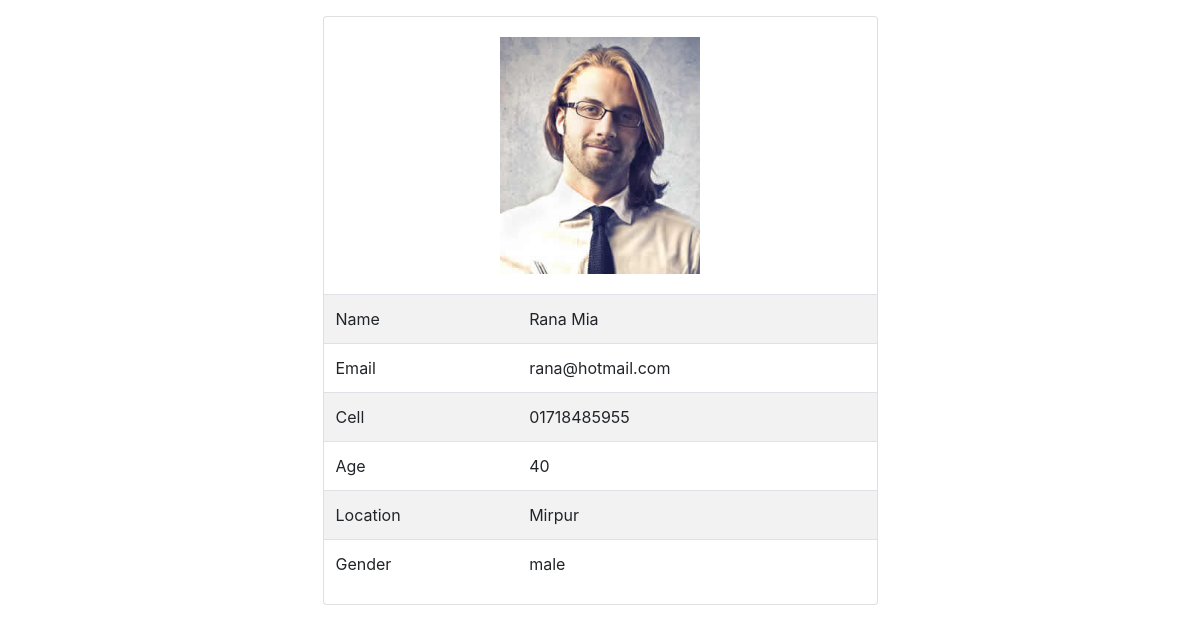
The app's page /single_data.php?id=19 with its own data.
### tables this page shows
CREATE TABLE `students` (
  `id` int(10) NOT NULL,
  `name` varchar(50) NOT NULL,
  `email` varchar(20) DEFAULT NULL,
  `cell` varchar(20) NOT NULL,
  `age` int(2) NOT NULL,
  `location` varchar(10) NOT NULL,
  `gender` varchar(6) NOT NULL,
  `photo` varchar(100) NOT NULL,
  `status` varchar(10) NOT NULL
);

### single_data.php (the view, shortened to what this page needs)
<?php include_once "db.php"; ?>
<!DOCTYPE html>
<html lang="en">
<head>
    <link rel="stylesheet" href="css/bootstrap.min.css">
    <link rel="stylesheet" href="css/style.css">
</head>
<body>
       <?php
         if(isset($_GET['id'])){
             $id = $_GET['id'];
         }
          $sql = "SELECT * FROM students WHERE id = '$id'";
        $data = $connection -> query($sql);
      $single_student =  $data -> fetch_assoc();
    ?>
     <div class="container">
         <div class="log w-50 mx-auto mt-3 ">
             <div class="card">
               <img style="width:200px; margin:20px auto; display:block;" src="students/<?php echo $single_student['photo']?>" alt="">
                <table class="table table-striped">
                    <tr>
                        <td>Name</td>
                        <td><?php echo $single_student['name']?></td>
                    </tr>
                        <tr>
                        <td>Email</td>
                        <td><?php echo $single_student['email']?></td>
                    </tr>
                        <tr>
                        <td>Cell</td>
                        <td><?php echo $single_student['cell']?></td>
                    </tr>
                        <tr>
                        <td>Age</td>
                        <td><?php echo $single_student['age']?></td>
                    </tr>
                        <tr>
                        <td>Location</td>
                        <td><?php echo $single_student['location']?></td>
                    </tr>
                        <tr>
                        <td>Gender</td>
                        <td><?php echo $single_student['gender']?></td>
                    </tr>
                </table>
             </div>
         </div>
     </div>
</body>
</html>

### records on screen
students: photo (picture), name "Rana Mia", email "rana@hotmail.com", cell "01718485955", age "40", location "Mirpur", gender "male"
